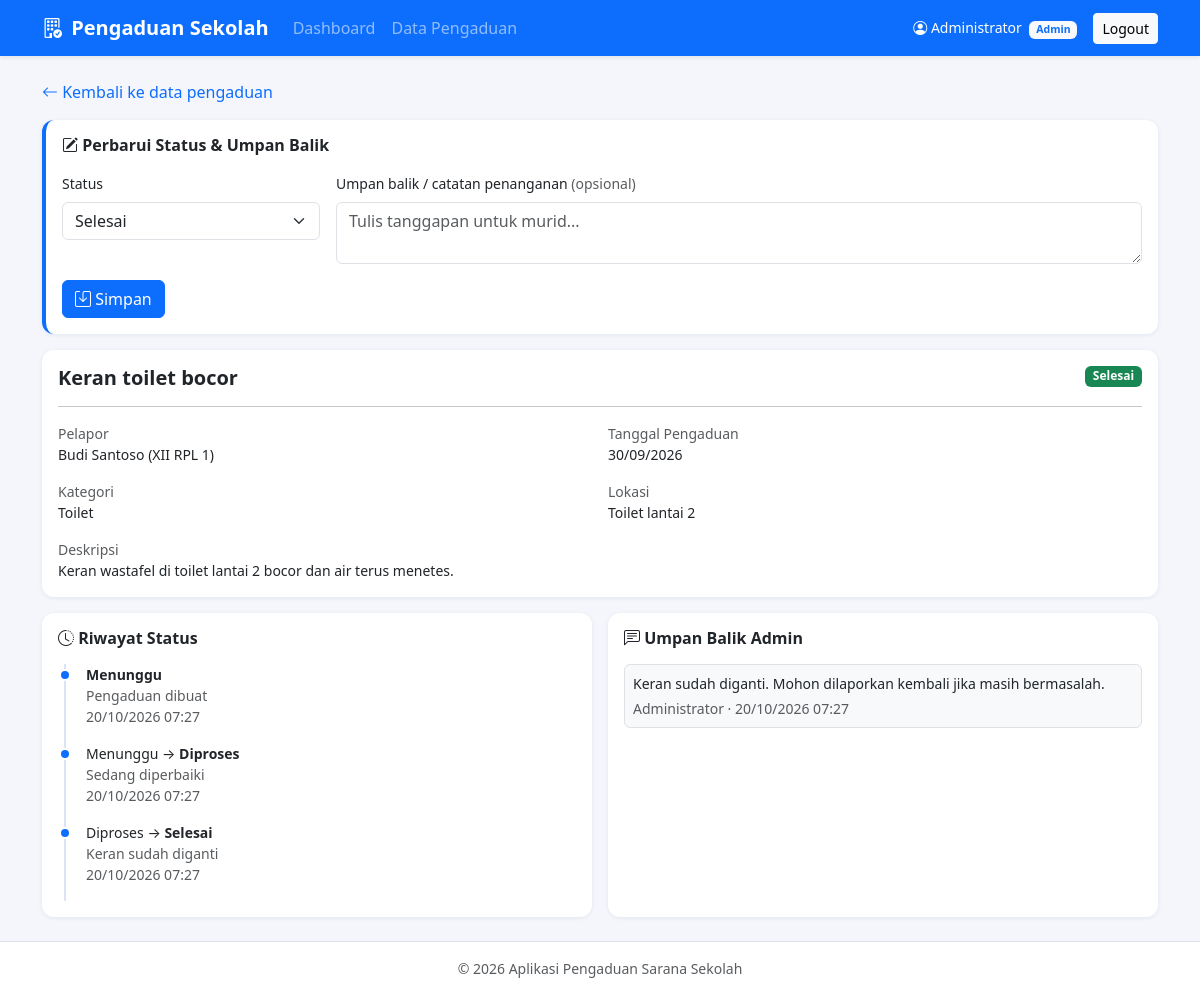
Page /admin/detail.php?id=2 (signed in) on the committed database.
### tables this page shows
CREATE TABLE `umpan_balik` (
  `id_umpan_balik` INT UNSIGNED NOT NULL AUTO_INCREMENT,
  `id_pengaduan`   INT UNSIGNED NOT NULL,
  `id_admin`       INT UNSIGNED NOT NULL,
  `isi`            TEXT NOT NULL,
  `created_at`     TIMESTAMP NOT NULL DEFAULT CURRENT_TIMESTAMP,
  PRIMARY KEY (`id_umpan_balik`),
  CONSTRAINT `fk_umpan_pengaduan` FOREIGN KEY (`id_pengaduan`)
    REFERENCES `pengaduan` (`id_pengaduan`) ON DELETE CASCADE ON UPDATE CASCADE,
  CONSTRAINT `fk_umpan_admin` FOREIGN KEY (`id_admin`)
    REFERENCES `users` (`id_user`) ON DELETE CASCADE ON UPDATE CASCADE
);

CREATE TABLE `users` (
  `id_user`    INT UNSIGNED NOT NULL AUTO_INCREMENT,
  `nama`       VARCHAR(100) NOT NULL,
  `username`   VARCHAR(50)  NOT NULL,
  `email`      VARCHAR(100) NOT NULL,
  `password`   VARCHAR(255) NOT NULL,
  `role`       ENUM('murid','admin') NOT NULL DEFAULT 'murid',
  `kelas`      VARCHAR(20)  DEFAULT NULL,
  `created_at` TIMESTAMP NOT NULL DEFAULT CURRENT_TIMESTAMP,
  PRIMARY KEY (`id_user`),
  UNIQUE KEY `uq_username` (`username`),
  UNIQUE KEY `uq_email` (`email`)
);

CREATE TABLE `pengaduan` (
  `id_pengaduan`      INT UNSIGNED NOT NULL AUTO_INCREMENT,
  `id_user`           INT UNSIGNED NOT NULL,
  `id_kategori`       INT UNSIGNED NOT NULL,
  `judul`             VARCHAR(150) NOT NULL,
  `lokasi`            VARCHAR(100) NOT NULL,
  `deskripsi`         TEXT NOT NULL,
  `foto`              VARCHAR(255) DEFAULT NULL,
  `status`            ENUM('Menunggu','Diproses','Selesai','Ditolak') NOT NULL DEFAULT 'Menunggu',
  `tanggal_pengaduan` DATE NOT NULL,
  `created_at`        TIMESTAMP NOT NULL DEFAULT CURRENT_TIMESTAMP,
  `updated_at`        TIMESTAMP NOT NULL DEFAULT CURRENT_TIMESTAMP ON UPDATE CURRENT_TIMESTAMP,
  PRIMARY KEY (`id_pengaduan`),
  KEY `idx_tanggal` (`tanggal_pengaduan`),
  KEY `idx_status` (`status`),
  CONSTRAINT `fk_pengaduan_user` FOREIGN KEY (`id_user`)
    REFERENCES `users` (`id_user`) ON DELETE CASCADE ON UPDATE CASCADE,
  CONSTRAINT `fk_pengaduan_kategori` FOREIGN KEY (`id_kategori`)
    REFERENCES `kategori` (`id_kategori`) ON DELETE RESTRICT ON UPDATE CASCADE
);

CREATE TABLE `kategori` (
  `id_kategori`   INT UNSIGNED NOT NULL AUTO_INCREMENT,
  `nama_kategori` VARCHAR(100) NOT NULL,
  PRIMARY KEY (`id_kategori`),
  UNIQUE KEY `uq_nama_kategori` (`nama_kategori`)
);

CREATE TABLE `riwayat_status` (
  `id_riwayat`   INT UNSIGNED NOT NULL AUTO_INCREMENT,
  `id_pengaduan` INT UNSIGNED NOT NULL,
  `id_admin`     INT UNSIGNED DEFAULT NULL,
  `status_lama`  VARCHAR(20) DEFAULT NULL,
  `status_baru`  VARCHAR(20) NOT NULL,
  `catatan`      VARCHAR(255) DEFAULT NULL,
  `created_at`   TIMESTAMP NOT NULL DEFAULT CURRENT_TIMESTAMP,
  PRIMARY KEY (`id_riwayat`),
  CONSTRAINT `fk_riwayat_pengaduan` FOREIGN KEY (`id_pengaduan`)
    REFERENCES `pengaduan` (`id_pengaduan`) ON DELETE CASCADE ON UPDATE CASCADE,
  CONSTRAINT `fk_riwayat_admin` FOREIGN KEY (`id_admin`)
    REFERENCES `users` (`id_user`) ON DELETE SET NULL ON UPDATE CASCADE
);

### includes/detail_pengaduan.php (the view, shortened to what this page needs)
<div class="card mb-3">
  <div class="card-body">
    <div class="d-flex justify-content-between align-items-start flex-wrap gap-2">
      <h5 class="fw-bold mb-0"><?= e($p['judul']) ?></h5>
      <?= badgeStatus($p['status']) ?>
    </div>
    <hr>
    <div class="row g-3 small">
      <div class="col-sm-6"><div class="text-muted">Pelapor</div><?= e($p['nama']) ?> (<?= e($p['kelas'] ?? '-') ?>)</div>
      <div class="col-sm-6"><div class="text-muted">Tanggal Pengaduan</div><?= tgl($p['tanggal_pengaduan']) ?></div>
      <div class="col-sm-6"><div class="text-muted">Kategori</div><?= e($p['nama_kategori']) ?></div>
      <div class="col-sm-6"><div class="text-muted">Lokasi</div><?= e($p['lokasi']) ?></div>
      <div class="col-12"><div class="text-muted">Deskripsi</div><?= nl2br(e($p['deskripsi'])) ?></div>
    </div>
  </div>
</div>
<div class="row g-3">
  <div class="col-md-6">
    <div class="card h-100"><div class="card-body">
      <h6 class="fw-bold mb-3"><i class="bi bi-clock-history"></i> Riwayat Status</h6>
      <ul class="timeline small mb-0">
        <?php foreach ($riwayat as $r): ?>
          <li>
            <div><?= $r['status_lama'] ? e($r['status_lama']) . ' &rarr; ' : '' ?><strong><?= e($r['status_baru']) ?></strong></div>
            <?php if ($r['catatan']): ?><div class="text-muted"><?= e($r['catatan']) ?></div><?php endif; ?>
            <div class="text-muted"><?= tgl($r['created_at'], true) ?></div>
          </li>
        <?php endforeach; ?>
      </ul>
    </div></div>
  </div>
  <div class="col-md-6">
    <div class="card h-100"><div class="card-body">
      <h6 class="fw-bold mb-3"><i class="bi bi-chat-left-text"></i> Umpan Balik Admin</h6>
      <?php foreach ($umpan as $f): ?>
        <div class="border rounded p-2 mb-2 small bg-light">
          <?= nl2br(e($f['isi'])) ?>
          <div class="text-muted mt-1"><?= e($f['nama_admin']) ?> &middot; <?= tgl($f['created_at'], true) ?></div>
        </div>
      <?php endforeach; ?>
    </div></div>
  </div>
</div>

### includes/header.php (shortened to what this page needs)
<?php
$u = user();
$menu = [];
if ($u && $u['role'] === 'murid') {
    $menu = [
        'murid/dashboard.php' => 'Dashboard',
        'murid/buat.php'      => 'Buat Pengaduan',
        'murid/riwayat.php'   => 'Riwayat Pengaduan',
    ];
} elseif ($u && $u['role'] === 'admin') {
    $menu = [
        'admin/dashboard.php' => 'Dashboard',
        'admin/pengaduan.php' => 'Data Pengaduan',
    ];
}
$aktif = basename($_SERVER['SCRIPT_NAME']);
?>
<!DOCTYPE html>
<html lang="id">
<head>
  <link href="https://cdn.jsdelivr.net/npm/bootstrap@5.3.3/dist/css/bootstrap.min.css" rel="stylesheet">
  <link href="https://cdn.jsdelivr.net/npm/bootstrap-icons@1.11.3/font/bootstrap-icons.min.css" rel="stylesheet">
  <link href="<?= BASE_URL ?>/assets/css/style.css" rel="stylesheet">
</head>
<body>
<nav class="navbar navbar-expand-md navbar-dark bg-primary shadow-sm">
  <div class="container">
    <a class="navbar-brand fw-semibold" href="<?= BASE_URL ?>/">
      <i class="bi bi-building-check me-1"></i> Pengaduan Sekolah
    </a>
    <?php if ($u): ?>
    <div class="collapse navbar-collapse" id="nav">
      <ul class="navbar-nav me-auto">
        <?php foreach ($menu as $path => $label): ?>
          <li class="nav-item">
            <a class="nav-link <?= basename($path) === $aktif ? 'active' : '' ?>"
               href="<?= BASE_URL . '/' . $path ?>"><?= e($label) ?></a>
          </li>
        <?php endforeach; ?>
      </ul>
      <div class="d-flex align-items-center text-white gap-3">
        <span class="small"><i class="bi bi-person-circle"></i> <?= e($u['nama']) ?>
          <span class="badge bg-light text-primary ms-1"><?= e(ucfirst($u['role'])) ?></span></span>
        <a class="btn btn-sm btn-light" href="<?= BASE_URL ?>/logout.php">Logout</a>
      </div>
    </div>
    <?php endif; ?>
  </div>
</nav>
<main class="container py-4">

### config/auth.php (shortened to what this page needs)
<?php
function e($v): string { return htmlspecialchars((string) $v, ENT_QUOTES, 'UTF-8'); }
function user(): ?array  { return $_SESSION['user'] ?? null; }
function badgeStatus(string $s): string {
    $map = ['Menunggu' => 'warning text-dark', 'Diproses' => 'info text-dark', 'Selesai' => 'success', 'Ditolak' => 'danger'];
    return '<span class="badge bg-' . ($map[$s] ?? 'secondary') . '">' . e($s) . '</span>';
}
function tgl(?string $d, bool $jam = false): string {
    return date($jam ? 'd/m/Y H:i' : 'd/m/Y', strtotime($d));
}

### assets/css/style.css (style rules this page uses)
body { background: #f4f6fb; min-height: 100vh; display: flex; flex-direction: column; }
main { flex: 1; }
.card { border: 0; border-radius: 12px; box-shadow: 0 1px 4px rgba(20, 40, 90, .08); }
.timeline { list-style: none; padding-left: 0; border-left: 2px solid #dbe3f5; margin-left: 6px; }
.timeline li { position: relative; padding: 0 0 1rem 1.25rem; }
.timeline li::before { content: ""; position: absolute; left: -7px; top: 5px; width: 12px; height: 12px; border-radius: 50%; background: #0d6efd; border: 2px solid #fff; }

### rows in the picture
umpan_balik: id_admin.nama "Administrator", isi "Keran sudah diganti. Mohon dilaporkan kembali jika masih bermasalah.", created_at "20/10/2026 07:27"
pengaduan: judul "Keran toilet bocor", status "Selesai", id_user.nama "Budi Santoso", id_user.kelas "XII RPL 1", tanggal_pengaduan "30/09/2026", id_kategori.nama_kategori "Toilet", lokasi "Toilet lantai 2", deskripsi "Keran wastafel di toilet lantai 2 bocor dan air terus menetes."
riwayat_status: status_baru "Menunggu", catatan "Pengaduan dibuat", created_at "20/10/2026 07:27"
riwayat_status: status_lama "Menunggu", status_baru "Diproses", catatan "Sedang diperbaiki", created_at "20/10/2026 07:27"
riwayat_status: status_lama "Diproses", status_baru "Selesai", catatan "Keran sudah diganti", created_at "20/10/2026 07:27"

### other values in the picture
$label "Dashboard"
$label "Data Pengaduan"
$u['role'] "Admin"
form field status "Selesai"
